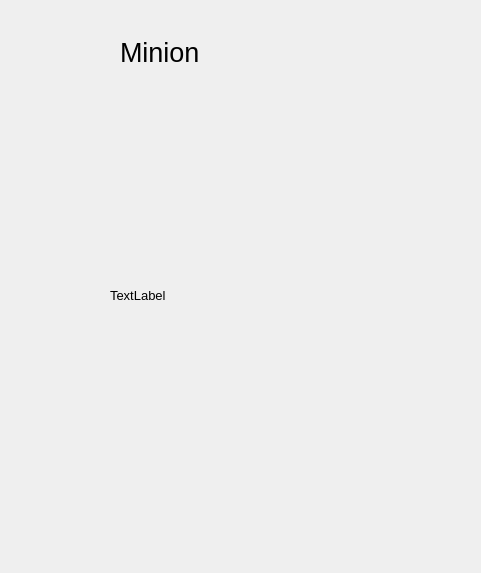
<?xml version="1.0" encoding="UTF-8"?>
<ui version="4.0">
 <class>Widget</class>
 <widget class="QWidget" name="Widget">
  <property name="geometry">
   <rect>
    <x>0</x>
    <y>0</y>
    <width>481</width>
    <height>573</height>
   </rect>
  </property>
  <property name="font">
   <font>
    <pointsize>20</pointsize>
   </font>
  </property>
  <property name="windowTitle">
   <string>Widget</string>
  </property>
  <widget class="QLabel" name="miniontextLabel">
   <property name="geometry">
    <rect>
     <x>120</x>
     <y>32</y>
     <width>171</width>
     <height>41</height>
    </rect>
   </property>
   <property name="text">
    <string>Minion</string>
   </property>
  </widget>
  <widget class="QLabel" name="imageLabel">
   <property name="geometry">
    <rect>
     <x>110</x>
     <y>160</y>
     <width>241</width>
     <height>271</height>
    </rect>
   </property>
   <property name="font">
    <font>
     <pointsize>10</pointsize>
    </font>
   </property>
   <property name="text">
    <string>TextLabel</string>
   </property>
   <property name="scaledContents">
    <bool>true</bool>
   </property>
  </widget>
 </widget>
 <layoutdefault spacing="6" margin="11"/>
 <resources/>
 <connections/>
</ui>
